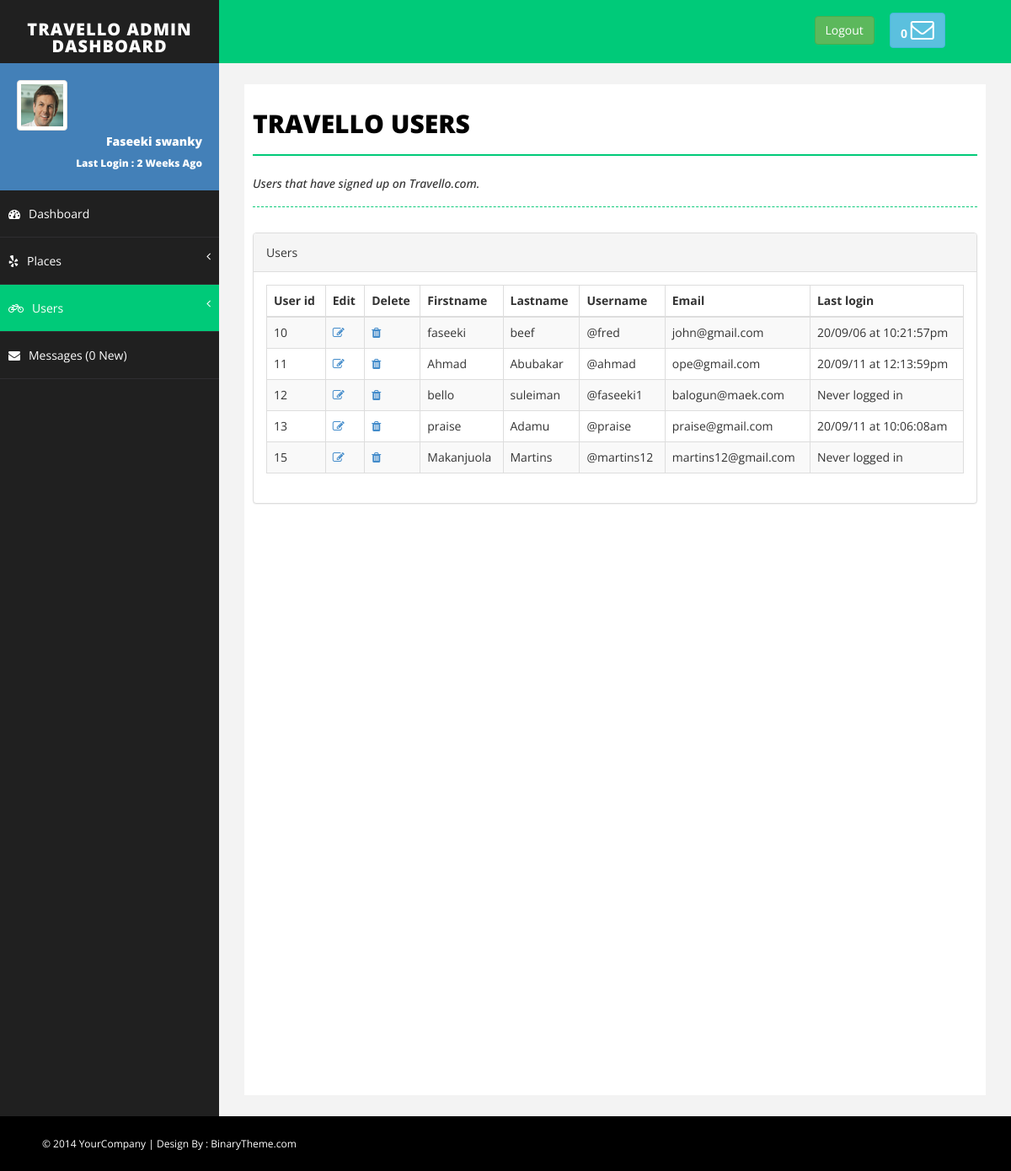
Screenshot of /admin/users.php (signed in) with the database file from the repository.
### tables this page shows
CREATE TABLE `users` (
  `id` int(11) NOT NULL,
  `firstname` varchar(255) NOT NULL,
  `lastname` varchar(255) NOT NULL,
  `username` varchar(255) NOT NULL,
  `email` varchar(255) NOT NULL,
  `password` varchar(255) NOT NULL,
  `last_login` varchar(255) NOT NULL,
  `login_time` varchar(255) NOT NULL
);

### admin/includes/login_check.php (called while the page is built, shortened)
<?php
$connect = mysqli_connect("localhost","root","","travello");
?>
<?php
    $count_unread_mssg = mysqli_query($connect,"SELECT * FROM messages WHERE status='unread'");
    $count_unread_mssg_num = mysqli_num_rows($count_unread_mssg);
?>

### admin/users.php (the view, shortened to what this page needs)
<?php include "includes/login_check.php";?>
<!DOCTYPE html>
<html xmlns="http://www.w3.org/1999/xhtml">
<head>
    <link href="assets/css/bootstrap.css" rel="stylesheet" />
    <link href="assets/css/font-awesome.css" rel="stylesheet" />
    <link href="assets/css/basic.css" rel="stylesheet" />
    <link href="assets/css/custom.css" rel="stylesheet" />
</head>
<body>
    <div id="wrapper">
        <nav class="navbar navbar-default navbar-cls-top " role="navigation" style="margin-bottom: 0">
            <div class="navbar-header">
                <a class="navbar-brand" href="index.html">TRAVELLO ADMIN DASHBOARD</a>
            </div>
            <div class="header-right">
            <a href="logout.php" class="btn btn-md btn-success" style="margin-right: 10%; margin-left:-30%;"> Logout</a>
                <a href="message-task.html" class="btn btn-info" title="New Message"><b><?php echo $count_unread_mssg_num;?>  </b><i class="fa fa-envelope-o fa-2x"></i></a>
            </div>
        </nav>
        <nav class="navbar-default navbar-side" role="navigation">
            <div class="sidebar-collapse">
                <ul class="nav" id="main-menu">
                    <li>
                        <div class="user-img-div">
                            <img src="assets/img/user.png" class="img-thumbnail" />
                            <div class="inner-text">
                                Faseeki swanky
                            <br />
                                <small>Last Login : 2 Weeks Ago </small>
                            </div>
                        </div>
                    </li>
                    <li>
                        <a  href="index.php"><i class="fa fa-dashboard "></i>Dashboard</a>
                    </li>
                     <li>
                        <a href="#" ><i class="fa fa-yelp "></i>Places <span class="fa arrow"></span></a>
                    </li>
                     <li>
                        <a href="#" class="active-menu"><i class="fa fa-bicycle "></i>Users <span class="fa arrow"></span></a>
                    </li>
                    <li><a href="messages.php"><i class="fa fa-envelope "></i>Messages (<?php echo $count_unread_mssg_num;?> New)</a></li>
                </ul>
            </div>
        </nav>
        <div id="page-wrapper">
            <div id="page-inner">
                <div class="row">
                    <div class="col-md-12">
                        <h1 class="page-head-line">Travello Users</h1>
                        <h1 class="page-subhead-line">Users that have signed up on Travello.com. </h1>
                    </div>
                    <div class="col-md-12">
                          <div class="panel panel-default">
                              <div class="panel-heading">
                                  Users
                              </div>
                              <div class="panel-body">
                                  <div class="table-responsive">
                                      <table class="table table-striped table-bordered table-hover">
                                          <thead>
                                              <tr>
                                                  <th>User id</th>
                                                  <th>Edit</th>
                                                  <th>Delete</th>
                                                  <th>Firstname</th>
                                                  <th>Lastname</th>
                                                  <th>Username</th>
                                                  <th>Email</th>
                                                  <th>Last login</th>
                                              </tr>
                                          </thead>
                                          <tbody>
                                                <?php
                                                    $user_query = mysqli_query($connect,"SELECT * FROM users");
                                                    while($usersrow = mysqli_fetch_assoc($user_query)){
                                                        $user_id = $usersrow["id"];
                                                        $firstname = $usersrow["firstname"];
                                                        $lastname = $usersrow["lastname"];
                                                        $username = $usersrow["username"];
                                                        $email = $usersrow["email"];
                                                        $last_login = $usersrow["last_login"];
                                                        if($last_login == ""){
                                                            $last_login = "Never logged in";
                                                        }
                                                ?>
                                                <tr>
                                                  <td><?php echo $user_id;?></td>
                                                  <td><a href="#"><i class="fa fa-edit text-primary"></i></a> </td>
                                                  <td> <a onclick="javascript: return confirm('Are you sure you want to delete User?')" href="users.php?del=<?php echo $user_id;?>"><i class="fa fa-trash text-primary"></i></a> </td>
                                                  <td><?php echo $firstname;?></td>
                                                  <td><?php echo $lastname;?></td>
                                                  <td>@<?php echo $username;?></td>
                                                  <td><?php echo $email;?></td>
                                                  <td><?php echo $last_login;?></td>
                                              </tr>
                                              <?php }?>
                                          </tbody>
                                      </table>
                                  </div>
                              </div>
                          </div>
                    </div>
                </div>
            </div>
        </div>
    </div>
    <div id="footer-sec">
        &copy; 2014 YourCompany | Design By : <a href="http://www.binarytheme.com/" target="_blank">BinaryTheme.com</a>
    </div>
</body>
</html>

### admin/assets/css/basic.css (style rules this page uses)
body { font-family: 'Open Sans', sans-serif; line-height:25px; }
#wrapper { width: 100%; background: #202020; }
#page-wrapper { padding: 15px 15px; min-height: 600px; background: #F3F3F3; }
#page-inner { width: 100%; margin: 10px 20px 10px 0px; background-color: #fff!important; padding: 10px; min-height: 1200px; }
.page-head-line { font-size: 30px; text-transform: uppercase; color: #000; font-weight: 800; padding-bottom: 20px; border-bottom: 2px solid #00CA79; margin-bottom: 10px; }
.page-subhead-line { font-size: 14px; padding-top: 5px; padding-bottom: 20px; font-style:italic; margin-bottom:30px; border-bottom:1px dashed #00CA79; }
.navbar-cls-top .navbar-brand { color: #fff; background: #202020; width: 260px; text-align: center; height: 75px; font-size: 20px; letter-spacing: 1px; font-weight: 900; padding-top: 25px; text-transform:uppercase; }
.header-right { color: #fff; padding: 15px 50px 5px 50px; float: right; font-size: 16px; }
.user-img-div { min-height: 140px; padding: 20px; background-color: #4380B8; }
.user-img-div img { max-height: 60px; }
.user-img-div .inner-text { text-align: right; position: relative; color: #fff; font-weight: 800; line-height: 25px; }
.active-menu { background-color: #00CA79!important; }
.arrow { float: right; }
.fa.arrow:before { content: "\f104"; }
.sidebar-collapse, .sidebar-collapse .nav { background: none; }
.sidebar-collapse .nav { padding: 0; }
.sidebar-collapse .nav > li > a { color: #fff; background: #202020; text-shadow: none; padding: 15px 40px; border-bottom: 1px solid #2F2E31; }
.sidebar-collapse > .nav > li > a { padding: 15px 10px; }
.navbar-side { border: none; background-color: #202020; }
.navbar-cls-top { background: #00CA79; border-bottom: none; }
.navbar-default { border: 0px solid black; }
.navbar-header { background: #000000; }
.nav > li > a > i { margin-right: 10px; }
#footer-sec { background-color:#000; padding:20px 50px; color:#fff; font-size:12px; }
#footer-sec a { color:#fff; }
@media (min-width:768px) { #page-wrapper { margin: 0 0 0 260px; padding: 15px 30px; min-height: 1200px; } }
@media (min-width:768px) { .navbar-side { z-index: 1; position: absolute; width: 260px; } }
@media (min-width:768px) { .navbar { border-radius: 0px; } }

### rows the page displays
users: id "10", firstname "faseeki", lastname "beef", username "fred", email "john@gmail.com", last_login "20/09/06 at 10:21:57pm"
users: id "11", firstname "Ahmad", lastname "Abubakar", username "ahmad", email "ope@gmail.com", last_login "20/09/11 at 12:13:59pm"
users: id "12", firstname "bello", lastname "suleiman", username "faseeki1", email "balogun@maek.com", last_login "Never logged in"
users: id "13", firstname "praise", lastname "Adamu", username "praise", email "praise@gmail.com", last_login "20/09/11 at 10:06:08am"
users: id "15", firstname "Makanjuola", lastname "Martins", username "martins12", email "martins12@gmail.com", last_login "Never logged in"

### other values shown
$count_unread_mssg_num "0"
